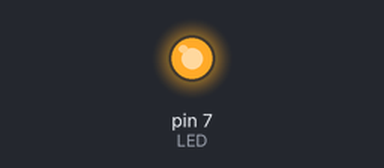
A sketch run on a simulated Arduino Uno, built with avr-gcc and run on an emulated ATmega328P. Parts: output pins drawn as LEDs (lit = HIGH).

Above: at 2.5 s.
At 58.1 s:
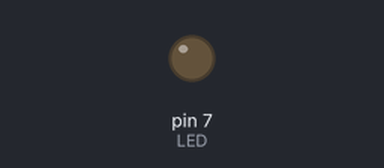
Timing chart, 0 to 65.8 s (numbered marks = the images above):
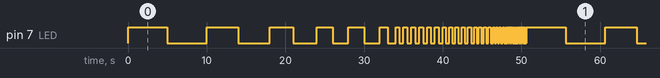

The sketch:

bomb_Lighting.ino
```cpp
void setup() {
  #define LED 7
  pinMode(LED, OUTPUT);
}
void loop() {
  digitalWrite(LED, HIGH);
  delay(5000);
  digitalWrite(LED, LOW);
  delay(5000);
  digitalWrite(LED, HIGH);
  delay(4000);
  digitalWrite(LED, LOW);
  delay(4000);
  digitalWrite(LED, HIGH);
  delay(3000);
  digitalWrite(LED, LOW);
  delay(3000);
  digitalWrite(LED, HIGH);
  delay(2000);
  digitalWrite(LED, LOW);
  delay(2000);
  digitalWrite(LED, HIGH);
  delay(2000);
  digitalWrite(LED, LOW);
  delay(2000);
  digitalWrite(LED, HIGH);
  delay(1000);
  digitalWrite(LED, LOW);
  delay(1000);
  digitalWrite(LED, HIGH);
  delay(500);
  digitalWrite(LED, LOW);
  delay(500);
  digitalWrite(LED, HIGH);
  delay(500);
  digitalWrite(LED, LOW);
  delay(500);
  digitalWrite(LED, HIGH);
  delay(500);
  digitalWrite(LED, LOW);
  delay(500);
  digitalWrite(LED, HIGH);
  delay(500);
  digitalWrite(LED, LOW);
  delay(500);
  digitalWrite(LED, HIGH);
  delay(500);
  digitalWrite(LED, LOW);
  delay(500);
  digitalWrite(LED, HIGH);
  delay(500);
  digitalWrite(LED, LOW);
  delay(500);
  digitalWrite(LED, HIGH);
  delay(400);
  digitalWrite(LED, LOW);
  delay(400);
  digitalWrite(LED, HIGH);
  delay(400);
  digitalWrite(LED, LOW);
  delay(400);
  digitalWrite(LED, HIGH);
  delay(400);
  digitalWrite(LED, LOW);
  delay(400);
  digitalWrite(LED, HIGH);
  delay(400);
  digitalWrite(LED, LOW);
  delay(400);
  digitalWrite(LED, HIGH);
  delay(400);
  digitalWrite(LED, LOW);
  delay(400);
  digitalWrite(LED, HIGH);
  delay(300);
  digitalWrite(LED, LOW);
  delay(300);
  digitalWrite(LED, HIGH);
  delay(300);
  digitalWrite(LED, LOW);
  delay(300);
  digitalWrite(LED, HIGH);
  delay(300);
  digitalWrite(LED, LOW);
  delay(300);
  digitalWrite(LED, HIGH);
  delay(300);
  digitalWrite(LED, LOW);
  delay(300);
  digitalWrite(LED, HIGH);
  delay(200);
  digitalWrite(LED, LOW);
  delay(200);
  digitalWrite(LED, HIGH);
  delay(200);
  digitalWrite(LED, LOW);
  delay(200);
  digitalWrite(LED, HIGH);
  delay(200);
  digitalWrite(LED, LOW);
  delay(200);
  digitalWrite(LED, HIGH);
  delay(200);
  digitalWrite(LED, LOW);
  delay(200);
  digitalWrite(LED, HIGH);
  delay(100);
  digitalWrite(LED, LOW);
  delay(100);
  digitalWrite(LED, HIGH);
  delay(100);
  digitalWrite(LED, LOW);
  delay(100);
  digitalWrite(LED, HIGH);
  delay(100);
  digitalWrite(LED, LOW);
  delay(100);
  digitalWrite(LED, HIGH);
  delay(100);
  digitalWrite(LED, LOW);
  delay(100);
  digitalWrite(LED, HIGH);
  delay(100);
  digitalWrite(LED, LOW);
  delay(100);
  digitalWrite(LED, HIGH);
  delay(100);
  digitalWrite(LED, LOW);
  delay(100);
  digitalWrite(LED, HIGH);
  delay(100);
  digitalWrite(LED, LOW);
  delay(100);
  digitalWrite(LED, HIGH);
  delay(100);
  digitalWrite(LED, LOW);
  delay(100);
  digitalWrite(LED, HIGH);
  delay(100);
  digitalWrite(LED, LOW);
  delay(100);
  digitalWrite(LED, HIGH);
  delay(50);
  digitalWrite(LED, LOW);
  delay(50);
  digitalWrite(LED, HIGH);
  delay(50);
  digitalWrite(LED, LOW);
  delay(50);
  digitalWrite(LED, HIGH);
  delay(50);
  digitalWrite(LED, LOW);
  delay(50);
  digitalWrite(LED, HIGH);
  delay(50);
  digitalWrite(LED, LOW);
  delay(50);
  digitalWrite(LED, HIGH);
  delay(50);
  digitalWrite(LED, LOW);
  delay(50);
  digitalWrite(LED, HIGH);
  delay(50);
  digitalWrite(LED, LOW);
  delay(50);
  digitalWrite(LED, HIGH);
  delay(20);
  digitalWrite(LED, LOW);
  delay(20);
  digitalWrite(LED, HIGH);
  delay(20);
  digitalWrite(LED, LOW);
  delay(20);
  digitalWrite(LED, HIGH);
  delay(20);
  digitalWrite(LED, LOW);
  delay(20);
  digitalWrite(LED, HIGH);
  delay(20);
  digitalWrite(LED, LOW);
  delay(20);
  digitalWrite(LED, HIGH);
  delay(20);
  digitalWrite(LED, LOW);
  delay(20);
  digitalWrite(LED, HIGH);
  delay(20);
  digitalWrite(LED, LOW);
  delay(20);

}
```

Measured:
- by itself, pin 7 (LED): moves between LOW and HIGH, repeating every 50.6 s
- by itself, everything shown: repeats every 50.6 s, in 80 steps
